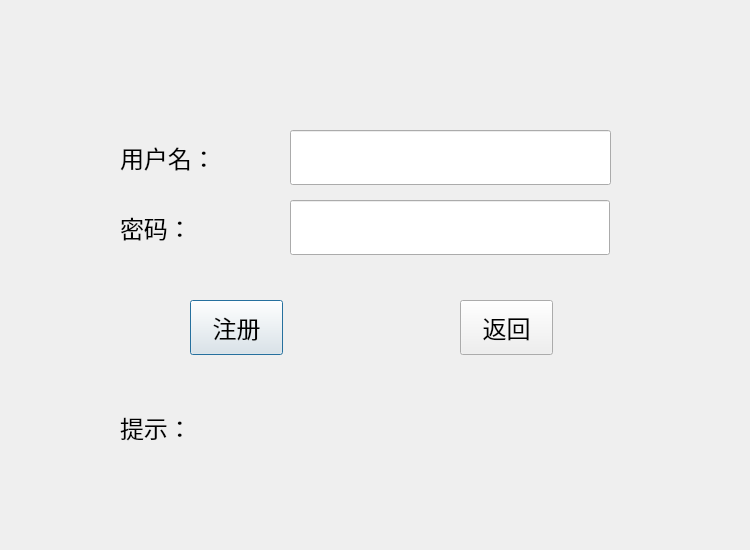
<?xml version="1.0" encoding="UTF-8"?>
<ui version="4.0">
 <class>Register</class>
 <widget class="QDialog" name="Register">
  <property name="geometry">
   <rect>
    <x>0</x>
    <y>0</y>
    <width>750</width>
    <height>550</height>
   </rect>
  </property>
  <property name="windowTitle">
   <string>Dialog</string>
  </property>
  <widget class="QLineEdit" name="Input_user">
   <property name="geometry">
    <rect>
     <x>290</x>
     <y>130</y>
     <width>321</width>
     <height>55</height>
    </rect>
   </property>
   <property name="font">
    <font>
     <family>楷体</family>
     <pointsize>18</pointsize>
    </font>
   </property>
  </widget>
  <widget class="QPushButton" name="Button_register">
   <property name="geometry">
    <rect>
     <x>190</x>
     <y>300</y>
     <width>93</width>
     <height>55</height>
    </rect>
   </property>
   <property name="font">
    <font>
     <family>楷体</family>
     <pointsize>18</pointsize>
    </font>
   </property>
   <property name="text">
    <string>注册</string>
   </property>
  </widget>
  <widget class="QLabel" name="Label_user">
   <property name="geometry">
    <rect>
     <x>120</x>
     <y>130</y>
     <width>131</width>
     <height>55</height>
    </rect>
   </property>
   <property name="font">
    <font>
     <family>楷体</family>
     <pointsize>18</pointsize>
    </font>
   </property>
   <property name="text">
    <string>用户名：</string>
   </property>
  </widget>
  <widget class="QLabel" name="Label_reminder">
   <property name="geometry">
    <rect>
     <x>120</x>
     <y>400</y>
     <width>501</width>
     <height>55</height>
    </rect>
   </property>
   <property name="font">
    <font>
     <family>楷体</family>
     <pointsize>18</pointsize>
    </font>
   </property>
   <property name="text">
    <string>提示：</string>
   </property>
  </widget>
  <widget class="QLabel" name="Label_passwd">
   <property name="geometry">
    <rect>
     <x>120</x>
     <y>200</y>
     <width>121</width>
     <height>55</height>
    </rect>
   </property>
   <property name="font">
    <font>
     <family>楷体</family>
     <pointsize>18</pointsize>
    </font>
   </property>
   <property name="text">
    <string>密码：</string>
   </property>
  </widget>
  <widget class="QPushButton" name="Button_return">
   <property name="geometry">
    <rect>
     <x>460</x>
     <y>300</y>
     <width>93</width>
     <height>55</height>
    </rect>
   </property>
   <property name="font">
    <font>
     <family>楷体</family>
     <pointsize>18</pointsize>
    </font>
   </property>
   <property name="text">
    <string>返回</string>
   </property>
  </widget>
  <widget class="QLineEdit" name="Input_passwd">
   <property name="geometry">
    <rect>
     <x>290</x>
     <y>200</y>
     <width>320</width>
     <height>55</height>
    </rect>
   </property>
   <property name="font">
    <font>
     <family>楷体</family>
     <pointsize>18</pointsize>
    </font>
   </property>
   <property name="echoMode">
    <enum>QLineEdit::PasswordEchoOnEdit</enum>
   </property>
  </widget>
 </widget>
 <resources/>
 <connections/>
</ui>
